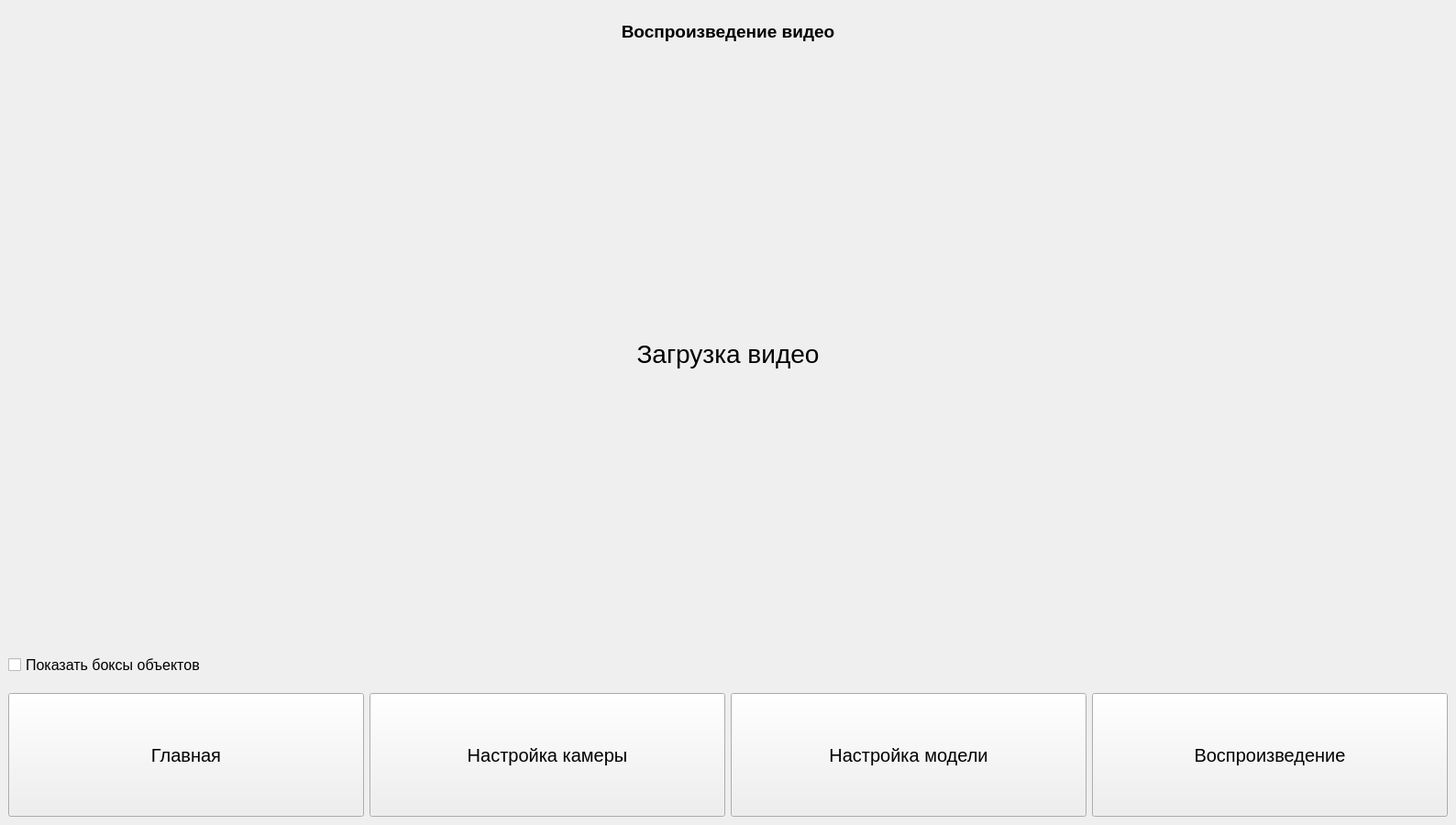
<?xml version="1.0" encoding="UTF-8"?>
<ui version="4.0">
 <class>MainWindow</class>
 <widget class="QMainWindow" name="MainWindow">
  <property name="geometry">
   <rect>
    <x>0</x>
    <y>0</y>
    <width>1588</width>
    <height>900</height>
   </rect>
  </property>
  <property name="minimumSize">
   <size>
    <width>800</width>
    <height>600</height>
   </size>
  </property>
  <property name="maximumSize">
   <size>
    <width>16777215</width>
    <height>16777215</height>
   </size>
  </property>
  <property name="windowTitle">
   <string>MainWindow</string>
  </property>
  <widget class="QWidget" name="centralwidget">
   <layout class="QVBoxLayout" name="verticalLayout">
    <property name="spacing">
     <number>0</number>
    </property>
    <property name="leftMargin">
     <number>0</number>
    </property>
    <property name="topMargin">
     <number>0</number>
    </property>
    <property name="rightMargin">
     <number>0</number>
    </property>
    <property name="bottomMargin">
     <number>0</number>
    </property>
    <item>
     <widget class="QStackedWidget" name="stackedWidget">
      <property name="sizePolicy">
       <sizepolicy hsizetype="Expanding" vsizetype="Expanding">
        <horstretch>0</horstretch>
        <verstretch>0</verstretch>
       </sizepolicy>
      </property>
      <property name="currentIndex">
       <number>3</number>
      </property>
      <widget class="QWidget" name="homePage">
       <layout class="QVBoxLayout" name="verticalLayout_2"/>
      </widget>
      <widget class="QWidget" name="cameraSettingsPage">
       <layout class="QVBoxLayout" name="verticalLayout_3">
        <property name="spacing">
         <number>10</number>
        </property>
        <property name="leftMargin">
         <number>20</number>
        </property>
        <property name="topMargin">
         <number>20</number>
        </property>
        <property name="rightMargin">
         <number>20</number>
        </property>
        <property name="bottomMargin">
         <number>20</number>
        </property>
        <item>
         <widget class="QLabel" name="label_2">
          <property name="font">
           <font>
            <pointsize>14</pointsize>
            <bold>true</bold>
           </font>
          </property>
          <property name="text">
           <string>Настройка камеры и файловой системы</string>
          </property>
          <property name="alignment">
           <set>Qt::AlignmentFlag::AlignCenter</set>
          </property>
         </widget>
        </item>
        <item>
         <widget class="QLineEdit" name="cameraIPInput">
          <property name="minimumSize">
           <size>
            <width>0</width>
            <height>40</height>
           </size>
          </property>
          <property name="placeholderText">
           <string>Введите IP камеры</string>
          </property>
         </widget>
        </item>
        <item>
         <widget class="QLineEdit" name="cameraPortInput">
          <property name="minimumSize">
           <size>
            <width>0</width>
            <height>40</height>
           </size>
          </property>
          <property name="placeholderText">
           <string>Введите порт камеры</string>
          </property>
         </widget>
        </item>
        <item>
         <widget class="QLineEdit" name="cameraLoginInput">
          <property name="minimumSize">
           <size>
            <width>0</width>
            <height>40</height>
           </size>
          </property>
          <property name="placeholderText">
           <string>Введите логин камеры</string>
          </property>
         </widget>
        </item>
        <item>
         <widget class="QLineEdit" name="cameraPasswordInput">
          <property name="minimumSize">
           <size>
            <width>0</width>
            <height>40</height>
           </size>
          </property>
          <property name="echoMode">
           <enum>QLineEdit::EchoMode::Password</enum>
          </property>
          <property name="placeholderText">
           <string>Введите пароль камеры</string>
          </property>
         </widget>
        </item>
        <item>
         <widget class="QLineEdit" name="rtspUrlInput">
          <property name="minimumSize">
           <size>
            <width>0</width>
            <height>40</height>
           </size>
          </property>
          <property name="placeholderText">
           <string>Введите RTSP URL</string>
          </property>
         </widget>
        </item>
        <item>
         <widget class="QPushButton" name="saveCameraSettingsButton">
          <property name="minimumSize">
           <size>
            <width>0</width>
            <height>50</height>
           </size>
          </property>
          <property name="font">
           <font>
            <pointsize>12</pointsize>
           </font>
          </property>
          <property name="text">
           <string>Сохранить настройки камеры</string>
          </property>
         </widget>
        </item>
       </layout>
      </widget>
      <widget class="QWidget" name="modelSettingsPage">
       <layout class="QVBoxLayout" name="verticalLayout_4">
        <property name="spacing">
         <number>10</number>
        </property>
        <property name="leftMargin">
         <number>20</number>
        </property>
        <property name="topMargin">
         <number>20</number>
        </property>
        <property name="rightMargin">
         <number>20</number>
        </property>
        <property name="bottomMargin">
         <number>20</number>
        </property>
        <item>
         <widget class="QLabel" name="label_3">
          <property name="font">
           <font>
            <pointsize>14</pointsize>
            <bold>true</bold>
           </font>
          </property>
          <property name="text">
           <string>Настройка модели и базы данных</string>
          </property>
          <property name="alignment">
           <set>Qt::AlignmentFlag::AlignCenter</set>
          </property>
         </widget>
        </item>
        <item>
         <widget class="QLineEdit" name="videoResolutionInput">
          <property name="minimumSize">
           <size>
            <width>0</width>
            <height>40</height>
           </size>
          </property>
          <property name="placeholderText">
           <string>Введите разрешение видео</string>
          </property>
         </widget>
        </item>
        <item>
         <widget class="QLineEdit" name="fpsInput">
          <property name="minimumSize">
           <size>
            <width>0</width>
            <height>40</height>
           </size>
          </property>
          <property name="placeholderText">
           <string>Введите количество кадров в секунду</string>
          </property>
         </widget>
        </item>
        <item>
         <widget class="QLineEdit" name="objectThresholdInput">
          <property name="minimumSize">
           <size>
            <width>0</width>
            <height>40</height>
           </size>
          </property>
          <property name="placeholderText">
           <string>Введите порог идентификации объектов</string>
          </property>
         </widget>
        </item>
        <item>
         <widget class="QWidget" name="widget" native="true">
          <property name="maximumSize">
           <size>
            <width>16777215</width>
            <height>40</height>
           </size>
          </property>
          <layout class="QHBoxLayout" name="horizontalLayout_4">
           <property name="spacing">
            <number>6</number>
           </property>
           <property name="leftMargin">
            <number>0</number>
           </property>
           <property name="topMargin">
            <number>0</number>
           </property>
           <property name="rightMargin">
            <number>0</number>
           </property>
           <property name="bottomMargin">
            <number>0</number>
           </property>
           <item>
            <widget class="QLineEdit" name="saveFolderInput">
             <property name="enabled">
              <bool>false</bool>
             </property>
             <property name="sizePolicy">
              <sizepolicy hsizetype="Expanding" vsizetype="Fixed">
               <horstretch>1</horstretch>
               <verstretch>0</verstretch>
              </sizepolicy>
             </property>
             <property name="minimumSize">
              <size>
               <width>0</width>
               <height>40</height>
              </size>
             </property>
             <property name="placeholderText">
              <string>Выберите папку для сохранения</string>
             </property>
            </widget>
           </item>
           <item>
            <widget class="QPushButton" name="browseFolderButton">
             <property name="minimumSize">
              <size>
               <width>100</width>
               <height>40</height>
              </size>
             </property>
             <property name="maximumSize">
              <size>
               <width>100</width>
               <height>40</height>
              </size>
             </property>
             <property name="text">
              <string>Обзор...</string>
             </property>
            </widget>
           </item>
          </layout>
         </widget>
        </item>
        <item>
         <widget class="QPushButton" name="saveModelSettingsButton">
          <property name="minimumSize">
           <size>
            <width>0</width>
            <height>50</height>
           </size>
          </property>
          <property name="font">
           <font>
            <pointsize>12</pointsize>
           </font>
          </property>
          <property name="text">
           <string>Сохранить настройки модели</string>
          </property>
         </widget>
        </item>
       </layout>
      </widget>
      <widget class="QWidget" name="videoPlaybackPage">
       <layout class="QVBoxLayout" name="verticalLayout_5">
        <item>
         <widget class="QLabel" name="label_4">
          <property name="maximumSize">
           <size>
            <width>16777215</width>
            <height>50</height>
           </size>
          </property>
          <property name="font">
           <font>
            <pointsize>14</pointsize>
            <bold>true</bold>
           </font>
          </property>
          <property name="text">
           <string>Воспроизведение видео</string>
          </property>
          <property name="alignment">
           <set>Qt::AlignmentFlag::AlignCenter</set>
          </property>
         </widget>
        </item>
        <item>
         <widget class="QLabel" name="video_label">
          <property name="font">
           <font>
            <pointsize>21</pointsize>
           </font>
          </property>
          <property name="text">
           <string>Загрузка видео</string>
          </property>
          <property name="textFormat">
           <enum>Qt::TextFormat::AutoText</enum>
          </property>
          <property name="alignment">
           <set>Qt::AlignmentFlag::AlignCenter</set>
          </property>
         </widget>
        </item>
        <item>
         <widget class="QCheckBox" name="checkBox">
          <property name="sizePolicy">
           <sizepolicy hsizetype="Minimum" vsizetype="Fixed">
            <horstretch>0</horstretch>
            <verstretch>0</verstretch>
           </sizepolicy>
          </property>
          <property name="font">
           <font>
            <pointsize>12</pointsize>
            <hintingpreference>PreferNoHinting</hintingpreference>
           </font>
          </property>
          <property name="layoutDirection">
           <enum>Qt::LayoutDirection::LeftToRight</enum>
          </property>
          <property name="text">
           <string>Показать боксы объектов</string>
          </property>
         </widget>
        </item>
       </layout>
      </widget>
     </widget>
    </item>
    <item>
     <widget class="QWidget" name="horizontalWidget" native="true">
      <property name="sizePolicy">
       <sizepolicy hsizetype="Expanding" vsizetype="Fixed">
        <horstretch>0</horstretch>
        <verstretch>0</verstretch>
       </sizepolicy>
      </property>
      <layout class="QHBoxLayout" name="horizontalLayout">
       <item>
        <widget class="QPushButton" name="homeButton">
         <property name="minimumSize">
          <size>
           <width>0</width>
           <height>135</height>
          </size>
         </property>
         <property name="font">
          <font>
           <pointsize>15</pointsize>
          </font>
         </property>
         <property name="text">
          <string>Главная</string>
         </property>
        </widget>
       </item>
       <item>
        <widget class="QPushButton" name="cameraSettingsButton_2">
         <property name="minimumSize">
          <size>
           <width>0</width>
           <height>135</height>
          </size>
         </property>
         <property name="font">
          <font>
           <pointsize>15</pointsize>
          </font>
         </property>
         <property name="text">
          <string>Настройка камеры</string>
         </property>
        </widget>
       </item>
       <item>
        <widget class="QPushButton" name="modelSettingsButton_2">
         <property name="minimumSize">
          <size>
           <width>0</width>
           <height>135</height>
          </size>
         </property>
         <property name="font">
          <font>
           <pointsize>15</pointsize>
          </font>
         </property>
         <property name="text">
          <string>Настройка модели</string>
         </property>
        </widget>
       </item>
       <item>
        <widget class="QPushButton" name="videoPlaybackButton_2">
         <property name="minimumSize">
          <size>
           <width>0</width>
           <height>135</height>
          </size>
         </property>
         <property name="font">
          <font>
           <pointsize>15</pointsize>
          </font>
         </property>
         <property name="text">
          <string>Воспроизведение</string>
         </property>
        </widget>
       </item>
      </layout>
     </widget>
    </item>
   </layout>
  </widget>
 </widget>
 <resources/>
 <connections/>
</ui>
